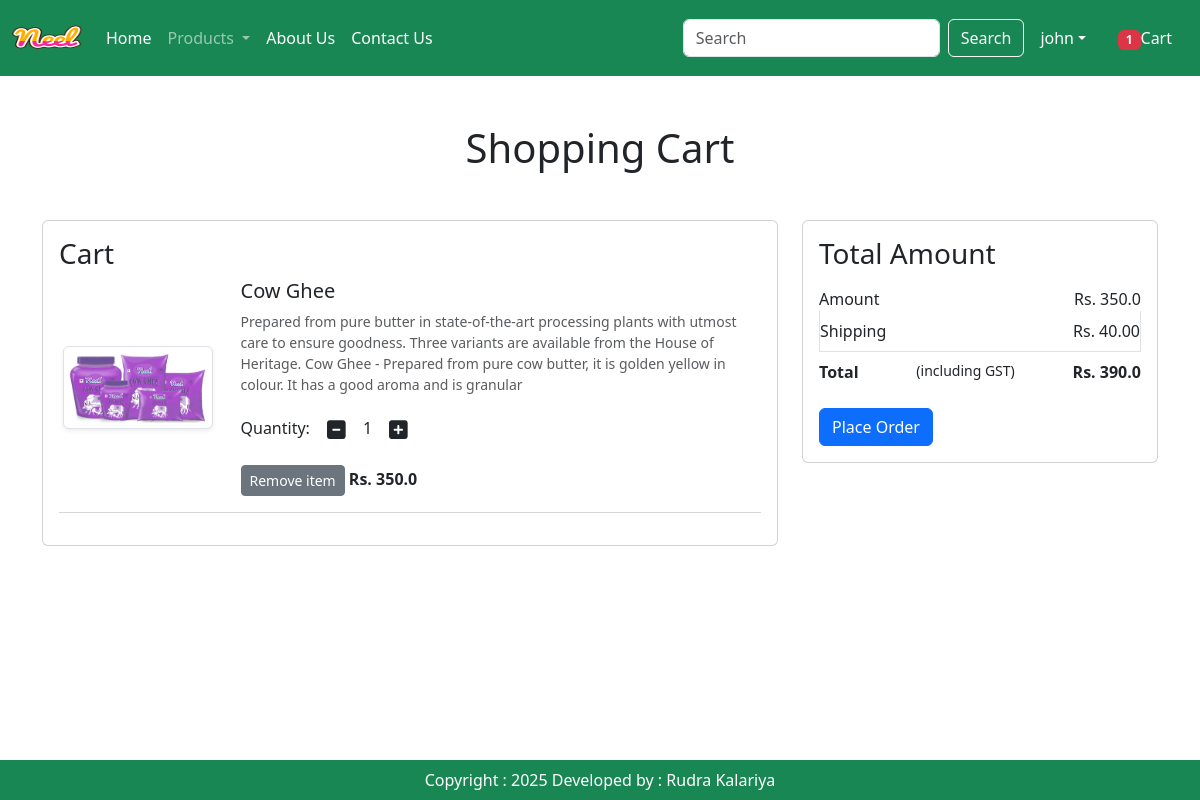
The page /cart/ (signed in) on the database its author committed.
### app/models.py (models this page shows, shortened)
class Cart(models.Model):
    user = models.ForeignKey(User, on_delete=models.CASCADE)
    product = models.ForeignKey(Product, on_delete=models.CASCADE)
    quantity = models.PositiveIntegerField(default=1)

class Product(models.Model):
    title = models.CharField(max_length=100)
    selling_price = models.FloatField()
    discounted_price = models.FloatField()
    description = models.TextField()
    composition = models.TextField(default='')
    prodapp = models.TextField(default='')
    category = models.CharField(choices=CATEGORY_CHOICES, max_length=2)
    product_image = models.ImageField(upload_to='product')

### app/views.py (the view)
# urls.py: path('cart/', views.show_cart, name='showcart'),
def show_cart(request):
    user = request.user
    cart = Cart.objects.filter(user=user)
    amount = 0
    totalitem = 0
    if request.user.is_authenticated:
        totalitem = len(Cart.objects.filter(user=request.user))
    for p in cart:
        value = p.quantity * p.product.discounted_price
        amount = amount + value
    totalamount = amount + 40
    return render(request, 'app/addtocart.html', locals())

### app/templates/app/addtocart.html (shortened to what this page needs)
{% extends 'app/base.html' %}
{% load static %}
{% block main-content %}
<div class="container my-5">
    <div class="row">
        {% if cart %}
        <h1 class="text-center mb-5">Shopping Cart</h1>
        <div class="col-sm-8">
            <div class="card">
                <div class="card-body">
                    <h3>Cart</h3>
                    {% for item in cart %}
                    <div class="row">
                        <div class="col-sm-3 text-center align-self-center">
                            <img src="{{item.product.product_image.url}}" class="img-fluid img-thumbnail shadow-sm" height="150" width="150">
                        </div>
                        <div class="col-sm-9">
                            <h5>{{item.product.title}}</h5>
                            <p class="mb-2 text-muted small">{{item.product.description}}</p>
                            <div class="my-3">
                                <label>Quantity:</label>
                                <a class="minus-cart btn" pid={{item.product.id}}>
                                    <i class="fas fa-minus-square fa-lg"></i>
                                </a>
                                <span id="quantity">{{item.quantity}}</span>
                                <a class="plus-cart btn" pid={{item.product.id}}>
                                    <i class="fas fa-plus-square fa-lg"></i>
                                </a>
                            </div>
                            <a href="{% url 'showcart' %}" class="remove-cart btn btn-sm btn-secondary mr-3" pid={{item.product.id}}>Remove item</a>
                            <span><strong>Rs. {{item.product.discounted_price}}</strong></span>
                        </div>
                    </div>
                    <hr class="text-muted">
                    {% endfor %}
                </div>
            </div>
        </div>
        <div class="col-sm-4">
            <div class="card">
                <div class="card-body">
                    <h3>Total Amount</h3>
                    <ul class="list-group">
                        <li class="list-group-item d-flex justify-content-between border-0 px-0 pb-0">
                            Amount<span id="amount">Rs. {{amount}}</span>
                        </li>
                        <li class="list-group-item d-flex justify-content-between px-0">
                            Shipping<span>Rs. 40.00</span>
                        </li>
                        <li class="list-group-item d-flex justify-content-between border-0 px-0 mb-3">
                            <strong>Total</strong><small>(including GST)</small>
                            <span id="totalamount"><strong>Rs. {{totalamount}}</strong></span>
                        </li>
                    </ul>
                    <a href="{% url 'checkout' %}" class="btn btn-primary">Place Order</a>
                </div>
            </div>
        </div>
        {% else %}
        <h1 class="text-center mb-5">Cart is Empty</h1>
        {% endif %}
    </div>
</div>
{% endblock main-content %}

### app/templates/app/base.html (shortened to what this page needs)
<!DOCTYPE html>
<html>
  {% load static %}
  <head>
    <link
      href="https://cdn.jsdelivr.net/npm/bootstrap@5.3.3/dist/css/bootstrap.min.css"
      rel="stylesheet"
    />
    <link rel="stylesheet" href="{% static 'app/css/owl.carousel.min.css' %}" />
    <link rel="stylesheet" href="{% static 'app/css/all.min.css' %}" />
    <link rel="stylesheet" href="{% static 'app/css/style.css' %}" />
  </head>
  <body>
    <nav class="navbar navbar-expand-lg navbar-dark bg-success">
      <div class="container-fluid">
        <a class="navbar-brand" href="#">
          <img
            src="{% static 'app/images/neel.png' %}"
            width="70"
            height="50"
            alt="Logo"
          />
        </a>
        <div class="collapse navbar-collapse" id="navbarSupportedContent">
          <ul class="navbar-nav me-auto mb-2 mb-lg-0">
            {% if request.user.is_authenticated %}
            <li class="nav-item">
              <a class="nav-link active" aria-current="page" href="/">Home</a>
            </li>
            <li class="nav-item dropdown">
              <a
                class="nav-link dropdown-toggle"
                href="#"
                role="button"
                data-bs-toggle="dropdown"
                aria-expanded="false"
              >
                Products
              </a>
            </li>
            <li class="nav-item">
              <a class="nav-link text-white" href="{% url 'about' %}"
                >About Us</a
              >
            </li>
            <li class="nav-item">
              <a class="nav-link text-white" href="{% url 'contact' %}"
                >Contact Us</a
              >
            </li>
          </ul>
          <form class="d-flex" role="search" action="/search">
            <input
              class="form-control me-2"
              type="search"
              placeholder="Search"
              aria-label="Search"
              name="search"
            />
            <button class="btn btn-outline-light" type="submit">Search</button>
          </form>
         <div>
          <ul class="navbar-nav me-auto mb-2 mb-lg-0">
            <li class="nav-item dropdown mx-2">
                <a class="nav-link dropdown-toggle text-white" href="#"
                   id="profileDropdown" role="button" data-bs-toggle="dropdown"
                   aria-expanded="false">{{request.user}}</a>
            </li>
            <li class="nav-item mx-2">
                <a href="{% url 'showcart'%}" class="nav-link text-white"><span class="badge bg-danger"> {% if totalitem > 0 %} {{totalitem}} {% endif %}</span>Cart</a>
            </li>
            {% endif %}
          </ul>
      </div>
    </nav>
    {% block main-content %}{% endblock main-content %}
    <footer class="container-fluid  fixed-bottom bg-success text-center p-2 mt-5 text-white">
      Copyright : 2025 Developed by : Rudra Kalariya
    </footer>
  </body>
</html>

### rows shown on the page
Cart: product.product_image (picture), product "Cow Ghee", product.description "Prepared from pure butter in state-of-the-art processing plants with utmost care to ensure goodness. Three variants are available from the House of Heritage. Cow Ghee - Prepared from pure cow butter, it is golden yellow in colour. It has a good aroma and is granular", quantity "1", product.discounted_price "350.0"

### other values the page prints
{{ request.user }} "john"
{{ totalitem }} "1"
{{ amount }} "350.0"
{{ totalamount }} "390.0"
